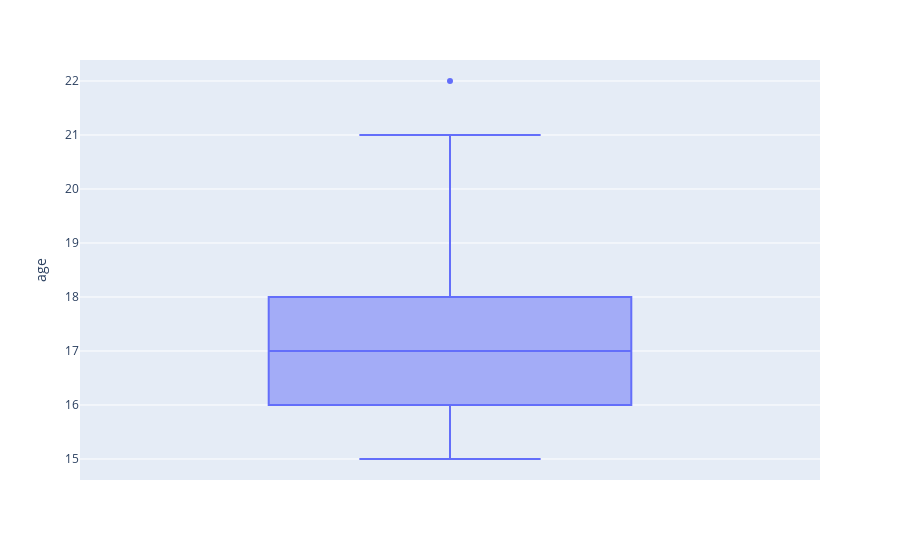

The notebook cell saved with this chart:
### Code cell
# Boxplot of variable Age
px.box(math_df,y='age')

### Figure 1 — Plotly figure (JSON) as saved in the notebook; plotly's stock layout.template omitted (floating-point values rounded to 4 significant figures; data arrays with more than 128 entries replaced by an {"elided": "..."} marker saying what was removed)
{"data": [{"alignmentgroup": "True", "hovertemplate": "age=%{y}<extra></extra>", "legendgroup": "", "marker": {"color": "#636efa"}, "name": "", "notched": false, "offsetgroup": "", "orientation": "v", "showlegend": false, "type": "box", "x0": " ", "xaxis": "x", "y": {"elided": "395 int values"}, "y0": " ", "yaxis": "y"}], "layout": {"boxmode": "group", "legend": {"tracegroupgap": 0}, "margin": {"t": 60}, "xaxis": {"anchor": "y", "domain": [0, 1]}, "yaxis": {"anchor": "x", "domain": [0, 1], "title": {"text": "age"}}}}
